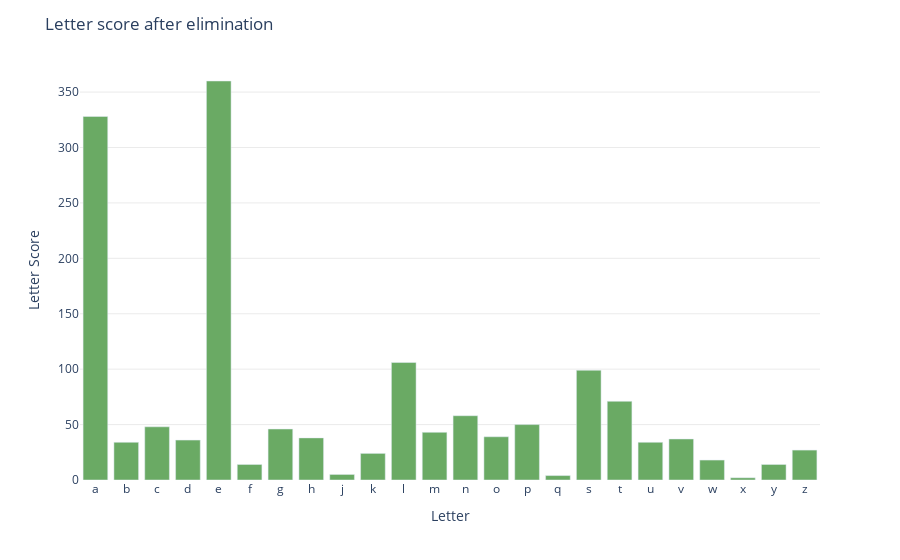

Notebook code for this chart:
### Code cell
fig = px.bar(letter_df.T, color_discrete_sequence=['#6aaa64'], hover_data={
    'variable':False,
})
fig.update_layout(
    xaxis=dict(
        title='Letter'
    ),
    yaxis=dict(
        title='Letter Score',
        gridcolor='#ebebeb'
    ),
    showlegend=False,
    title='Letter score after elimination',
    paper_bgcolor='#ffffff',
    plot_bgcolor='rgba(0,0,0,0)',
        hoverlabel=dict(
        bgcolor="white",
        font_size=16,
        font_family="Rockwell"
    ),
    

)

fig.update_traces(hovertemplate='GDP: %{x} Life Expectancy: %{y}') 

fig.show()

### Figure 1 — Plotly figure (JSON) as saved in the notebook; plotly's stock layout.template omitted (floating-point values rounded to 4 significant figures)
{"data": [{"alignmentgroup": "True", "customdata": [["0"], ["0"], ["0"], ["0"], ["0"], ["0"], ["0"], ["0"], ["0"], ["0"], ["0"], ["0"], ["0"], ["0"], ["0"], ["0"], ["0"], ["0"], ["0"], ["0"], ["0"], ["0"], ["0"], ["0"]], "hovertemplate": "GDP: %{x} Life Expectancy: %{y}", "legendgroup": "0", "marker": {"color": "#6aaa64", "pattern": {"shape": ""}}, "name": "0", "offsetgroup": "0", "orientation": "v", "showlegend": true, "textposition": "auto", "type": "bar", "x": ["a", "b", "c", "d", "e", "f", "g", "h", "j", "k", "l", "m", "n", "o", "p", "q", "s", "t", "u", "v", "w", "x", "y", "z"], "xaxis": "x", "y": [328, 34, 48, 36, 360, 14, 46, 38, 5, 24, 106, 43, 58, 39, 50, 4, 99, 71, 34, 37, 18, 2, 14, 27], "yaxis": "y"}], "layout": {"barmode": "relative", "hoverlabel": {"bgcolor": "white", "font": {"family": "Rockwell", "size": 16}}, "legend": {"title": {"text": "variable"}, "tracegroupgap": 0}, "margin": {"t": 60}, "paper_bgcolor": "#ffffff", "plot_bgcolor": "rgba(0,0,0,0)", "showlegend": false, "title": {"text": "Letter score after elimination"}, "xaxis": {"anchor": "y", "domain": [0, 1], "title": {"text": "Letter"}}, "yaxis": {"anchor": "x", "domain": [0, 1], "gridcolor": "#ebebeb", "title": {"text": "Letter Score"}}}}
